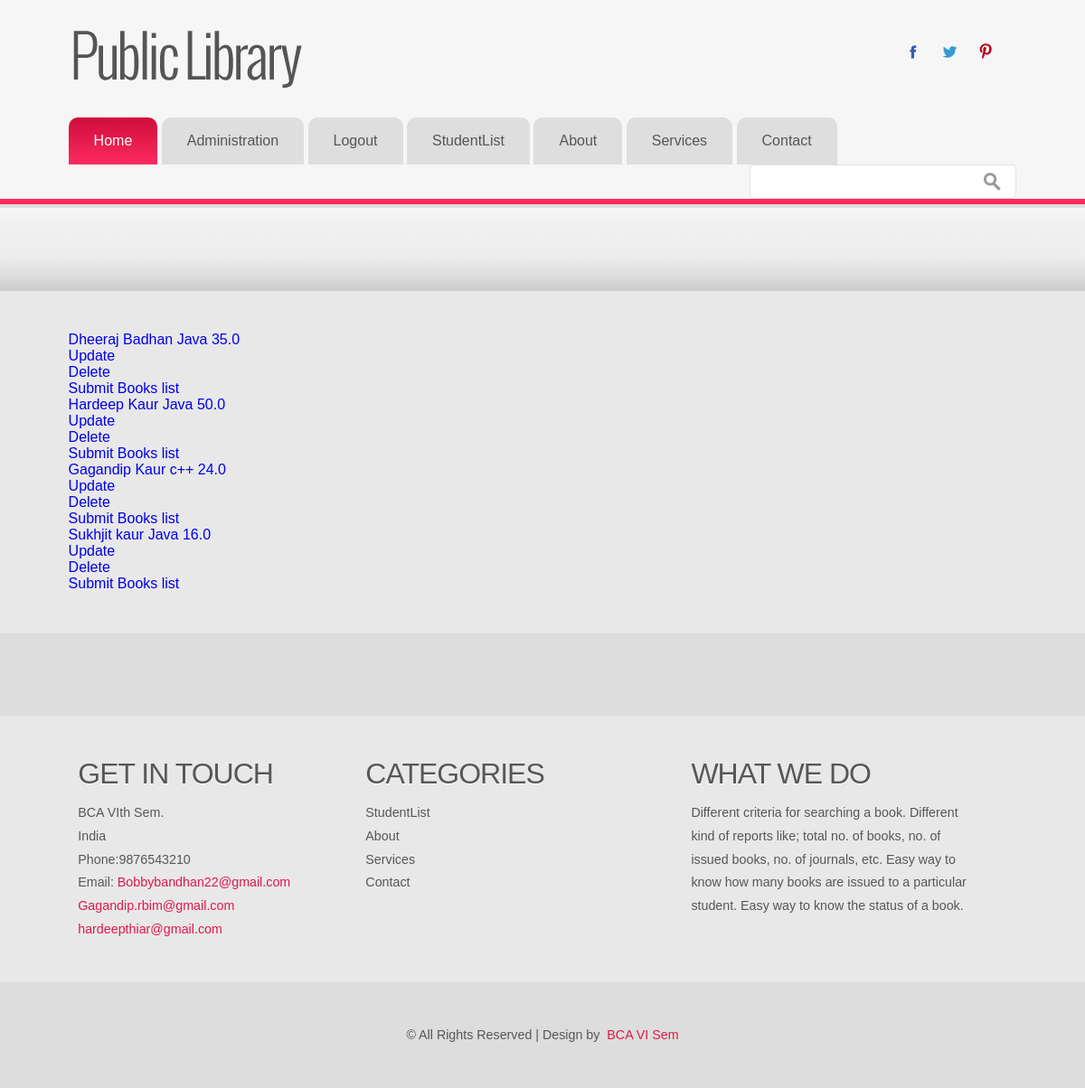
Screenshot of /fine/ (signed in) with the database file from the repository.
### libsys/models.py (models this page shows, shortened)
class Fine(models.Model):
	regno = models.ForeignKey(Student)
	accno = models.ForeignKey(Book)
	fine = models.FloatField()

class Student(models.Model):
	name = models.CharField(max_length=50)
	regno = models.IntegerField()
	date_of_issue = models.DateField()
	address = models.TextField()
	course = models.CharField(
		max_length=10,
		choices = (
			('BCA', 'BCA'),
			('BBA', 'BBA'),
			('MBA', 'MBA'),
			('B.Com', 'B.Com')
		)
	)
	accno = models.ForeignKey(Book)
	gender = models.CharField(
		max_length=1,
		choices = (
			('M', 'Male'),
			('F', 'Female')
		)
	)
	def __str__(self):
		return self.name

class Book(models.Model):
	accno = models.IntegerField(primary_key=True)
	author = models.CharField(max_length=50)
	title = models.CharField(max_length=50)
	publication = models.CharField(max_length=50)
	edition = models.CharField(max_length=50)
	no_of_copies = models.IntegerField()
	volume = models.CharField(max_length=50)
	date_purchase = models.DateField()
	price = models.FloatField()
	status = models.CharField(max_length=50)
	def __str__(self):
		return self.title

### libsys/views.py (the view)
# urls.py: url(r'^fine/$', views.Fine1.as_view(), name='fine'),
class Fine1(ListView):
	template_name = "libsys/fine.html"
	model=Fine

### libsys/templates/libsys/fine.html
{% extends 'libsys/LLLL.html' %}
{% block content %}
	{% for Fine in object_list %}
	<div class="col-md-12">
		<a href="{% url 'fine_detail' Fine.pk %}">
			{{ Fine.regno }}
			{{ Fine.accno }}
			{{ Fine.fine }}
		</a>
	</div>
	<div class="col-md-12">
		<a href="{% url 'fine_update' Fine.pk %}">
			Update
		</a>
	</div>
	<div class="col-md-12">
		<a href="{% url 'fine_delete' Fine.pk %}">
			Delete
		</a>
	</div>
	<div class="col-md-12">
		<a href="{% url 'fine_create' %}">
			Submit Books list
		</a>
	</div>
	{% endfor %}
{% endblock %}

### libsys/static/libsys/css/style.css (style rules this page uses)
html,body,div,span,applet,object,iframe,h1,h2,h3,h4,h5,h6,p,blockquote,pre,a,abbr,acronym,address,big,cite,code,del,dfn,em,img,ins,kbd,q,s,samp,small,strike,strong,sub,sup,tt,var,b,u,i,dl,dt,dd,ol,nav ul,nav li,fieldset,form,label,legend,table,caption,tbody,tfoot,thead,tr,th,td,article,aside,canvas,details,embed,figure,figcaption,footer,header,hgroup,menu,nav,output,ruby,section,summary,time,mark,audio,video { margin:0;padding:0;border:0;font-size:100%;font:inherit;vertical-align:baseline; }
a { text-decoration:none; }
body { background-color: #f6f6f6; font-family: Arial, Geneva,Helvetica, sans-serif; font-size: 100%; }

### rows the page displays
Fine: regno "Dheeraj Badhan", accno "Java", fine "35.0"
Fine: regno "Hardeep Kaur", accno "Java", fine "50.0"
Fine: regno "Gagandip Kaur", accno "c++", fine "24.0"
Fine: regno "Sukhjit kaur", accno "Java", fine "16.0"
